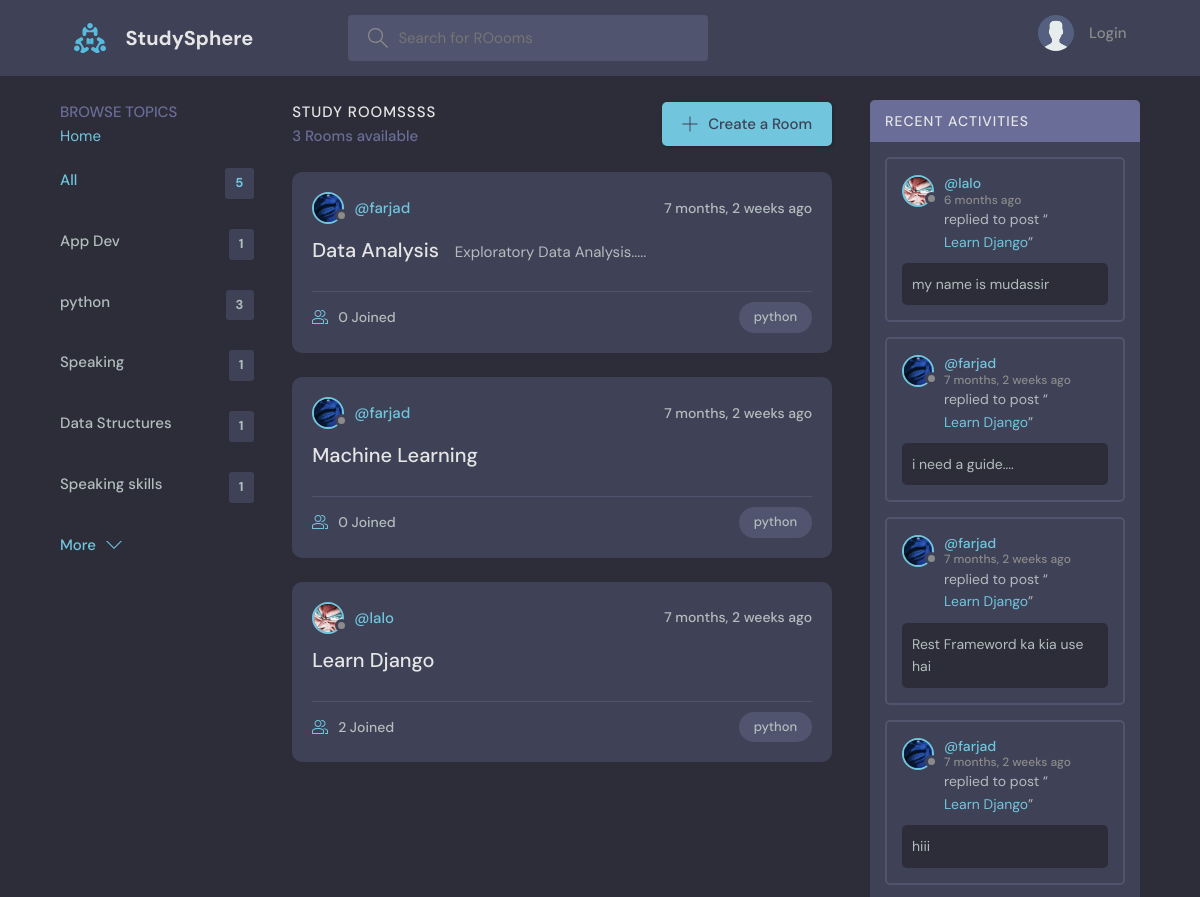
Before: /?q=python (upper part) with the older database file.
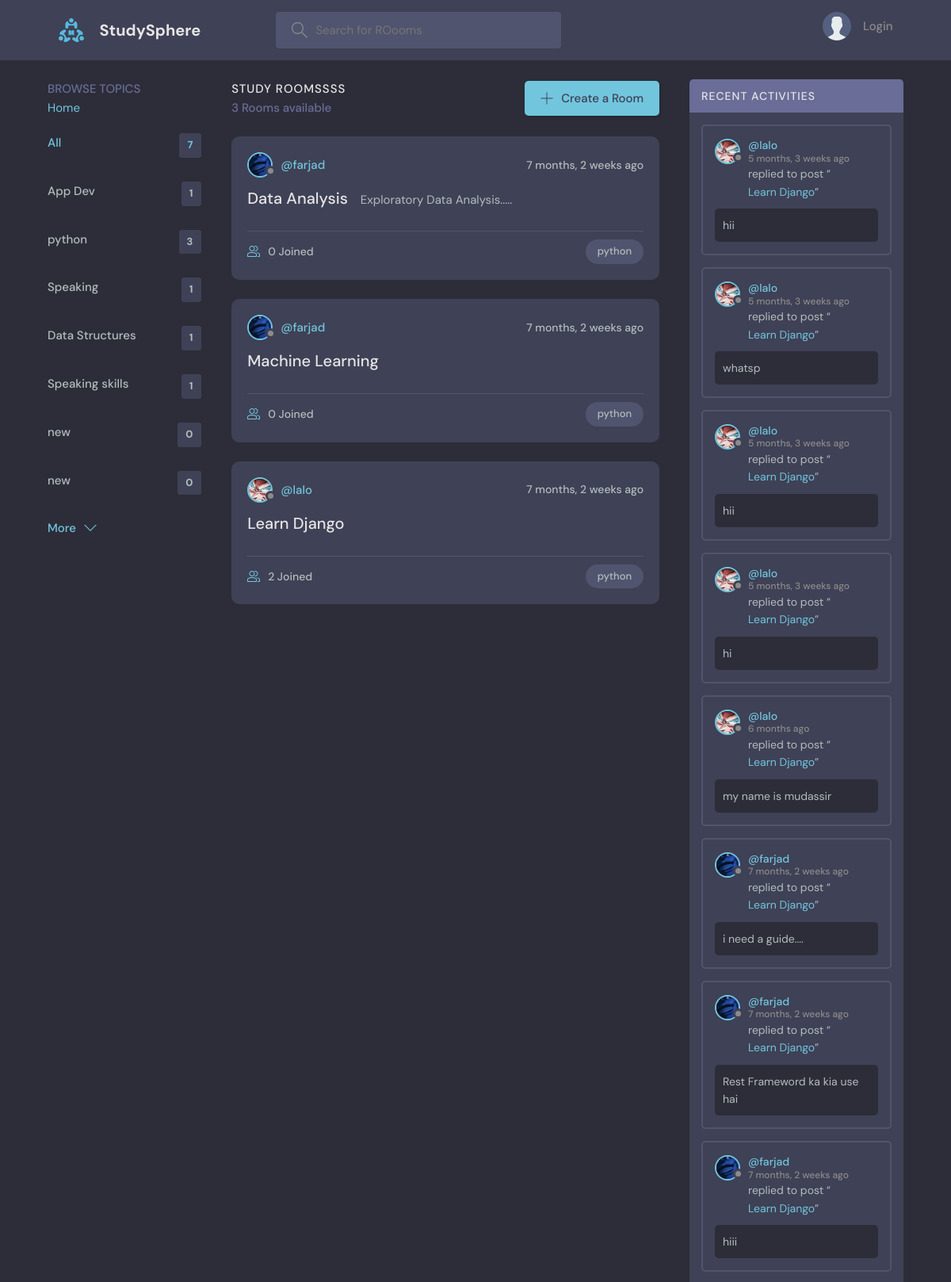
After: the same page with the newer database file.
### base/models.py (models this page shows, shortened)
class Topic(models.Model):
    name = models.TextField(max_length=100)

class Room(models.Model):
    name = models.CharField(max_length=50)
    description = models.TextField(null = True, blank = True)   #  setting to null means that it will be blank in the database if not filled out at runtime otherwise the data basebase will consider it as missing data   # blank means that it is not required to be filled out at runtime
    participants = models.ManyToManyField(User, related_name = 'participants', blank = True)  # this is the many to many field that we will be using to connect the room with the user, related_name is used to access the participants of the room from the user model, blank means that it is not required to be filled out at runtime
    host = models.ForeignKey(User, on_delete =  models.SET_NULL, null = True)   # when the host is deleted then all its rooms are delete as well
    topic = models.ForeignKey(Topic, on_delete =  models.SET_NULL, null = True)   # when the topic is deleted then all the rooms of that topic will be deleted as well
    updated = models.DateTimeField(auto_now=True)  # auto_now will update the time whenever the room is updated
    created = models.DateTimeField(auto_now_add=True)  # auto_now_add will update the time only when the room is created for the first time
    def __str__(self):
        return self.name
    class Meta:
        ordering = ['-updated','-created']   # here we are ordering the rooms according to the most recent updated and created room in the list..     The ( - ) sign means to update according to most recent....

class User(AbstractUser):
    username = models.CharField(max_length=100, unique=True)
    email = models.EmailField(max_length=200, unique=True)
    headline = models.CharField(max_length=200, null = True, blank = True)
    date_joined = models.DateTimeField(auto_now_add=True,null = True)
    last_login = models.DateTimeField(auto_now=True,null = True)
    Pfp = models.ImageField(default= 'images/avatar.svg',null=True)  # using pip install Pillow to install the pillow library to use the ImageField
    USERNAME_FIELD = 'email' # specifying the email as the username field helps us to login using the email instead of the username, which django use username by default for the authentication of the users(login and signup)
    REQUIRED_FIELDS = []

class Message(models.Model):
    user = models.ForeignKey(User, on_delete =  models.CASCADE)   # when the user is deleted then all its messages are delete as well
    body = models.CharField(max_length=1000)  # the body of the message
    room = models.ForeignKey(Room, on_delete =  models.CASCADE)
    updated = models.DateTimeField(auto_now=True)
    created = models.DateTimeField(auto_now_add=True)
    class Meta:                       # using this we can order the messages according to the most recent message
        ordering = ['-updated','-created'] #So we do not have to write ordering syntax again and again in the views.py file for everytime we get the messages of the room

### base/views.py (the view)
# urls.py: path('', views.home, name='home'), # the path() function takes 3 arguments: 1st is the url, 2nd is the view function, 3rd is the name of the url  #  the name is optional, but it is good to use it
def home(request):
    q = request.GET.get('q') if( request.GET.get('q') != None) else ''  # getting the query from the search bar and if it is not there then set it to empty string
    rooms = Room.objects.filter(
        Q(topic__name__icontains=q) | # filter if the q is in the topic name OR Name of room OR in the Description(q will be entered by user through SearchBar)
        Q(name__icontains =q)  |
        Q(description__icontains =q))
    topics = Topic.objects.all()
    UserMessages = Message.objects.filter(  Q(room__topic__name__icontains = q))  # filtering the messages according to the topic name
    room_count = rooms.count()  # getting the count of the rooms
    context = { 'rooms': rooms,'topics':topics,'UserMessages':UserMessages,"room_count": room_count}
    return render(request, 'base/home.html', context    )   #  we passed the rooms named dictionary to the home.html page ..  The first 'rooms' is the variable name that we will use in the html page and the second 'rooms' is the dictionary name that we created above(the dictionary that we are passing on by render function to the home.html page)

### base/templates/base/home.html (shortened to what this page needs)
 {% extends "main.html" %}
{% block content %}
    <main class="layout layout--3">
      <div class="container">
        {% include 'base/topicsComponents.html'%}
        <div class="roomList">
          <div class="roomList__header">
            <div>
              <h2>Study Roomssss</h2>
              <p>{{room_count}} Rooms available</p>
            </div>
            <a class="btn btn--main" href="{% url 'create-room'%}">
              <svg version="1.1" xmlns="http://www.w3.org/2000/svg" width="32" height="32" viewBox="0 0 32 32">
                <title>add</title>
                <path
                  d="M16.943 0.943h-1.885v14.115h-14.115v1.885h14.115v14.115h1.885v-14.115h14.115v-1.885h-14.115v-14.115z"
                ></path>
              </svg>
              Create a Room
            </a>
          </div>
          {% include 'base/feedComponent.html'%}
        </div>
        {% include 'base/activityComponent.html' %}
      </div>
    </main>
{% endblock %}

### base/templates/base/topicsComponents.html
<div class="topics">
    <div class="topics__header">
        <h2>Browse Topics</h2>
        <span>
          <div class="Home-Button" style="display: inline; color : '#756075'; background-color:'white'">
             <a href="{% url 'home' %}">  Home</a>
          </div>
        </span>
    </div>
    <ul class="topics__list">
        <li>
            <a href="{% url 'home' %}" class="active">All <span>{{topics.count}}</span></a>
        </li>
        {% for topic in topics %}
        <li>
            <a href="{% url 'home' %}?q={{topic.name}}">{{topic.name}}<span>{{topic.room_set.all.count}}</span></a>
        </li>
        {% endfor %}
    </ul>
    <a class="btn btn--link" href="{% url 'topics' %}">
        More
        <svg version="1.1" xmlns="http://www.w3.org/2000/svg" width="32" height="32" viewBox="0 0 32 32">
            <title>chevron-down</title>
            <path d="M16 21l-13-13h-3l16 16 16-16h-3l-13 13z"></path>
        </svg>
    </a>
</div>

### base/templates/base/feedComponent.html (shortened to what this page needs)
{% for room in rooms %}
<div class="roomListRoom">
   <div class="roomListRoom__header">
       <a href="{% url 'UserProfile' room.host.id %}" class="roomListRoom__author">
           <div class="avatar avatar--small">
               <img src="{{room.host.Pfp.url}}" />
           </div>
           <span>@{{room.host.username}}</span>
       </a>
       <div class="roomListRoom__actions">
           <span>{{room.created|timesince}} ago</span>
       </div>
   </div>
   <div class="roomListRoom__content">
      <a href="{% url 'room' room.id %}">{{room.name}}</a>
      <span>&nbsp; &nbsp;{{room.description}}</span>
  </div>
  <div class="roomListRoom__meta">
   <a href="{% url 'room' room.id %}" class="roomListRoom__joined">
       {{room.participants.all.count}} Joined  {% comment %} getting the count of the participants in the room as it is a many to many field {% endcomment %}
   </a>
   <p class="roomListRoom__topic">{{room.topic.name}}</p>   {% comment %} getting the topic of the roooom {% endcomment %}
</div>
</div>
{% endfor %}

### base/templates/base/activityComponent.html (shortened to what this page needs)
<div class="activities">
  <div class="activities__header">
      <h2>Recent Activities</h2>
  </div>
    {% for message in UserMessages %}
    <div class="activities__box">
        <div class="activities__boxHeader roomListRoom__header">
            <a href="{% url 'UserProfile' message.user.id %}" class="roomListRoom__author">
                <div class="avatar avatar--small">
                    <img src="{{message.user.Pfp.url}}" />
                </div>
                <p>
                    @{{message.user.username}}
                    <span>{{message.created|timesince}} ago</span>
                </p>
            </a>
        </div>
        <div class="activities__boxContent">
            <p>replied to post “<a href="{% url 'room' message.room.id %}">{{message.room}}</a>”</p>
            <div class="activities__boxRoomContent">{{message.body}}</div>
        </div>
    </div>
    {% endfor %}
</div>

Changed rows visible on the page:
added Topic: name "new", room_set.all.count "0"
added Topic: name "new", room_set.all.count "0"
added Message: user.Pfp (picture), user.username "lalo", created "5 months, 3 weeks", room "Learn Django", body "hii"
added Message: user.Pfp (picture), user.username "lalo", created "5 months, 3 weeks", room "Learn Django", body "whatsp"
added Message: user.Pfp (picture), user.username "lalo", created "5 months, 3 weeks", room "Learn Django", body "hii"
added Message: user.Pfp (picture), user.username "lalo", created "5 months, 3 weeks", room "Learn Django", body "hi"
Other visible differences:
{{ topics.count }}: "5" → "7"
